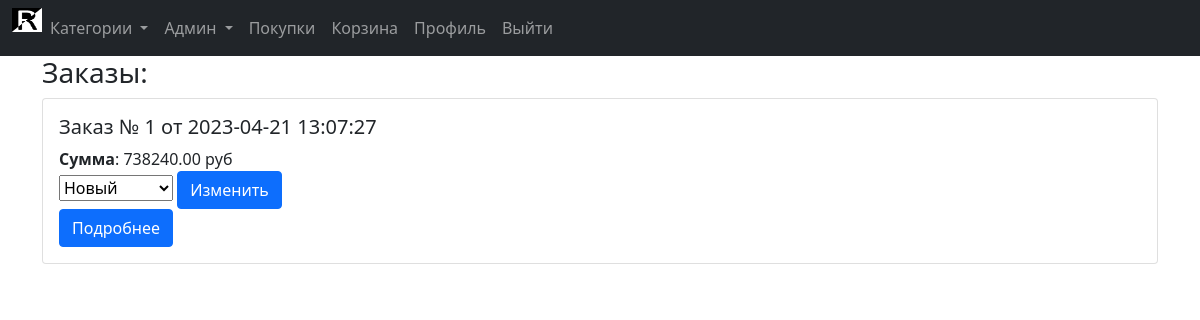
The page /orders_admin (signed in) on the database its author committed.
### model/order.py (models this page shows)
class Order(SqlAlchemyBase, SerializerMixin):
    __tablename__ = 'orders'
    id = Column(INTEGER, primary_key=True, autoincrement=True)
    user_id = Column(INTEGER, ForeignKey('users.id'))
    status = Column(Enum(OrderStatus))
    address = Column(TEXT, nullable=False)
    phone = Column(TEXT, nullable=False)
    email = Column(TEXT, nullable=False)
    time = Column(DATETIME(timezone=True), server_default=func.now())
    sum = Column(DECIMAL, nullable=False)

### handler/order.py (the view)
@blueprint.route('/orders_admin', methods=['GET'])
@login_required
@admin_required
def get_admin():
    with db_session.create_session() as session:
        orders = session.query(Order).order_by(Order.time.desc())
        return render_template('orders_admin.html', orders=orders, form=PostOrderStatusForm())

### handler/order.py
class PostOrderStatusForm(FlaskForm):
    order_id = HiddenField()
    status = StringField('Статус', validators=[DataRequired()])
    submit = SubmitField('Изменить')

### handler/cart.py
class PostCartForm(FlaskForm):
    product_id = HiddenField()
    quantity = StringField('Количество', validators=[DataRequired()])
    submit = SubmitField('В корзину')

### admin.py (called while the page is built)
def admin_required(func):
    @wraps(func)
    def decorated_view(*args, **kwargs):
        if not current_user.is_admin:
            return current_app.login_manager.unauthorized()
        if callable(getattr(current_app, "ensure_sync", None)):
            return current_app.ensure_sync(func)(*args, **kwargs)
        return func(*args, **kwargs)
    return decorated_view

### core.py (called while the page is built)
@login_manager.user_loader
def load_user(user_id):
    return db_session.create_session().query(User).get(user_id)

@app.context_processor
def context_processor():
    with db_session.create_session() as session:
        return dict(global_product_categories=session.query(ProductCategory), global_add_to_cart=PostCartForm())

### db_session.py (called while the page is built)
def create_session() -> Session:
    global __factory
    return __factory()

### templates/orders_admin.html (shortened to what this page needs)
{% extends "base.html" %}
{% block content %}
<h3>Заказы: </h3>
{% for order in orders %}
<div class="card mb-3" style="max-width: 1100;">
    <div class="row g-0">
        <div class="col-md-8">
            <div class="card-body">
                <div>
                    <h5 class="card-title">Заказ № {{ order.id }} от {{ order.time }}</h5>
                </div>
                <div>
                    <h7 class="card-title"><b>Сумма</b>: {{ '%0.2f'|format(order.sum) }} руб</h7>
                </div>
                <form method="POST" action="{{ url_for('order.status') }}">
                    <select class="custom-select" id="status" name="status">
                        <option value="1"
                                {% if order.status.value == 1 %}
                                selected
                                {% endif%}
                        >Новый</option>
                    </select>
                    {{ form.submit(class="btn btn-primary") }}
                </form>
                <a href="{{ url_for('order.details', id=order.id) }}" class="btn btn-primary">Подробнее</a>
            </div>
        </div>
    </div>
</div>
{% endfor %}
{% endblock %}

### rows shown on the page
Order: id "1", time "2023-04-21 13:07:27", sum "738240.00", status "Новый"
